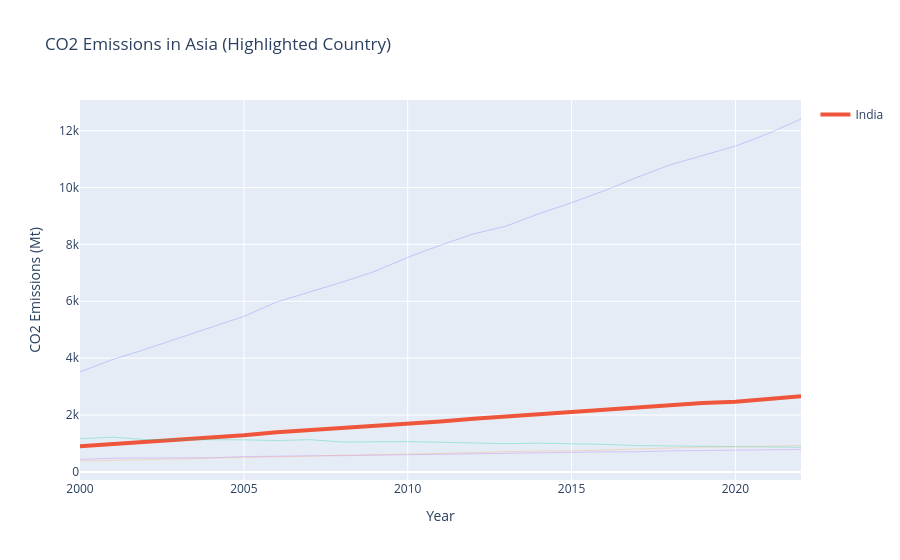

The notebook cell this image was saved under:
### Code cell
fig = go.Figure()

for country in asia_df["Country"].unique():
    country_df = asia_df[asia_df["Country"] == country]
    
    if country == highlight_country:
        fig.add_trace(go.Scatter(
            x=country_df["Year"],
            y=country_df["CO2_Mt"],
            mode="lines",
            name=country,
            line=dict(width=4)  
        ))
    else:
        fig.add_trace(go.Scatter(
            x=country_df["Year"],
            y=country_df["CO2_Mt"],
            mode="lines",
            name=country,
            line=dict(width=1),
            opacity=0.3,
            showlegend=False
        ))

fig.update_layout(
    title="CO2 Emissions in Asia (Highlighted Country)",
    xaxis_title="Year",
    yaxis_title="CO2 Emissions (Mt)"
)

fig.show()

### Figure 1 — Plotly figure (JSON) as saved in the notebook; plotly's stock layout.template omitted (floating-point values rounded to 4 significant figures)
{"data": [{"line": {"width": 1}, "mode": "lines", "name": "China", "opacity": 0.3, "showlegend": false, "type": "scatter", "x": [2000, 2001, 2002, 2003, 2004, 2005, 2006, 2007, 2008, 2009, 2010, 2011, 2012, 2013, 2014, 2015, 2016, 2017, 2018, 2019, 2020, 2021, 2022], "y": [3514.0, 3952.0, 4312.0, 4692.0, 5079.0, 5468.0, 5974.0, 6323.0, 6673.0, 7053.0, 7543.0, 7972.0, 8365.0, 8641.0, 9078.0, 9466.0, 9887.0, 10360.0, 10790.0, 11130.0, 11450.0, 11900.0, 12410.0]}, {"line": {"width": 4}, "mode": "lines", "name": "India", "type": "scatter", "x": [2000, 2001, 2002, 2003, 2004, 2005, 2006, 2007, 2008, 2009, 2010, 2011, 2012, 2013, 2014, 2015, 2016, 2017, 2018, 2019, 2020, 2021, 2022], "y": [901.6, 974.6, 1056.0, 1146.0, 1205.0, 1291.0, 1396.0, 1466.0, 1542.0, 1637.0, 1687.0, 1774.0, 1865.0, 1945.0, 1994.0, 2092.0, 2177.0, 2267.0, 2345.0, 2419.0, 2466.0, 2580.0, 2661.0]}, {"line": {"width": 1}, "mode": "lines", "name": "Japan", "opacity": 0.3, "showlegend": false, "type": "scatter", "x": [2000, 2001, 2002, 2003, 2004, 2005, 2006, 2007, 2008, 2009, 2010, 2011, 2012, 2013, 2014, 2015, 2016, 2017, 2018, 2019, 2020, 2021, 2022], "y": [1166.0, 1220.0, 1136.0, 1131.0, 1151.0, 1127.0, 1101.0, 1133.0, 1050.0, 1061.0, 1064.0, 1042.0, 1005.0, 990.9, 1010.0, 996.6, 967.4, 925.1, 916.6, 914.5, 902.8, 898.1, 865.1]}, {"line": {"width": 1}, "mode": "lines", "name": "South Korea", "opacity": 0.3, "showlegend": false, "type": "scatter", "x": [2000, 2001, 2002, 2003, 2004, 2005, 2006, 2007, 2008, 2009, 2010, 2011, 2012, 2013, 2014, 2015, 2016, 2017, 2018, 2019, 2020, 2021, 2022], "y": [438.1, 481.5, 490.6, 490.8, 494.6, 537.2, 539.0, 566.1, 570.0, 585.4, 595.9, 620.6, 631.1, 649.6, 646.2, 686.5, 704.0, 706.0, 738.5, 750.8, 755.8, 777.3, 789.5]}, {"line": {"width": 1}, "mode": "lines", "name": "Indonesia", "opacity": 0.3, "showlegend": false, "type": "scatter", "x": [2000, 2001, 2002, 2003, 2004, 2005, 2006, 2007, 2008, 2009, 2010, 2011, 2012, 2013, 2014, 2015, 2016, 2017, 2018, 2019, 2020, 2021, 2022], "y": [382.8, 400.4, 430.7, 453.8, 482.6, 501.9, 533.0, 551.8, 586.6, 602.5, 614.5, 647.3, 680.1, 717.7, 736.3, 738.2, 768.8, 813.7, 834.8, 872.3, 876.5, 898.5, 930.5]}], "layout": {"title": {"text": "CO2 Emissions in Asia (Highlighted Country)"}, "xaxis": {"title": {"text": "Year"}}, "yaxis": {"title": {"text": "CO2 Emissions (Mt)"}}}}
